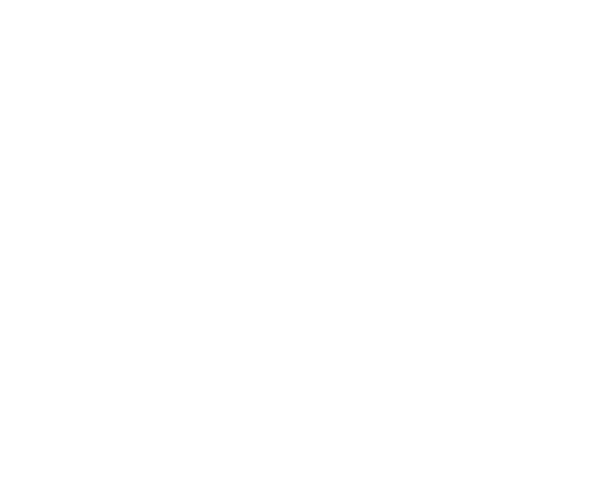
Frame 1 (no input)
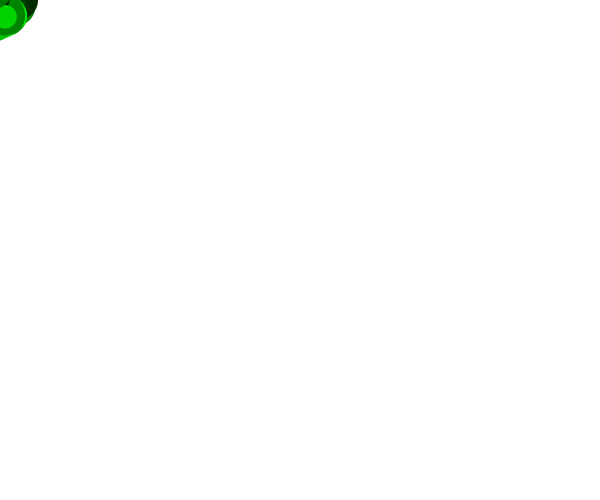
Frame 60 (the mouse pressed at the canvas centre just before this capture)
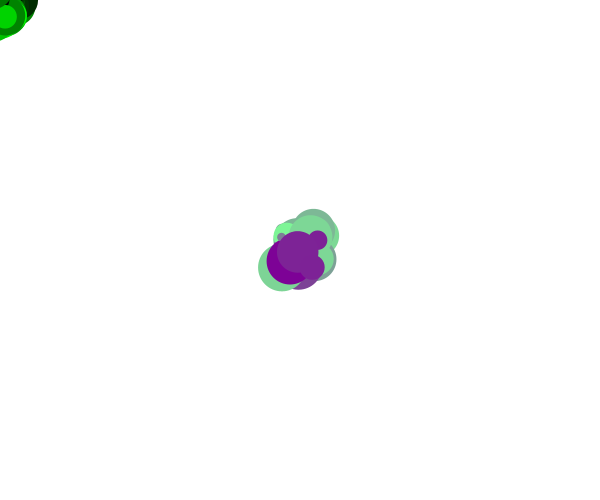
Frame 120 (the mouse held since frame 60 and released just before this capture)

The Processing sketch that drew these frames (run headless with seeded random() and noise(); from frame 60 on, the mouse is pressed at the canvas centre):

// Processing sketch: processing_139960
// ── processing_139960.pde

float t;
void setup()
{
  size (600,500);
  frameRate(18);
  background(255);
}

void mousePressed()
{
 fill(255,255);
 noStroke();
 rect(0,0,width,height);
 }

void draw()
{
  fill(255,0.5);
 noStroke();
 rect(0,0,width,height);
 noStroke(); 
 fill(mouseY/2,random(255),mouseX/2);
 smooth(8);
 t=random(5,50);
 ellipse(random(mouseX-20,mouseX+20), random(mouseY-20,mouseY+20), t,t);
}
